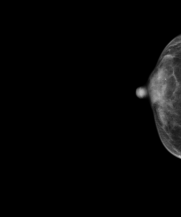
#> input picture CMMD/png_test_2/D1-0001_1-1.png, 181 x 217 px, given in place of D1-0003_1-1.png, which was not available
$ python image-augmentation-demo-with-albumentation.py
#> lines starting #> are read from the running program, lines starting #| are printed output that depends on the picture
#''Use case from https://www.kaggle.com/alexanderliao/image-augmentation-demo-with-albumentation/'''

"""
Created on Wed Mar  8 21:30:33 2023

@author: Omnia
"""
import cv2
from PIL import Image
import numpy as np
import math
import pandas as pd
from tqdm import tqdm
import matplotlib.pyplot as plt

data_path1 = r"D:\IAAA_CMMD\manifest-1616439774456\test_simpleStik\test_meta/"
data_path= r"D:\IAAA_CMMD\manifest-1616439774456/"
df = pd.read_csv(data_path1 + 'out_merg.csv')
#> (reads CMMD/out_merg.csv from the repository)

def preprocess_image(image_path, desired_size=512):
#> called with desired_size = 512
    im = Image.open(image_path).convert('RGB')
    im = im.resize((desired_size, )*2, resample=Image.LANCZOS)
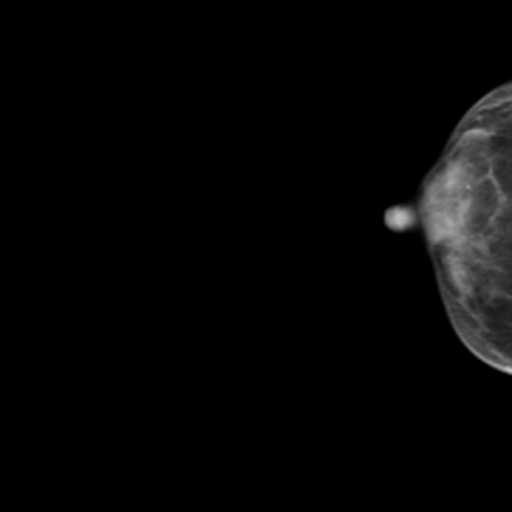
#> im: PIL image 512x512 RGB; min 0, max 192, mean 6.1
#     im = im.resize((desired_size, )*2)

    return im

# [9 lines left out: function get_pad_width, not called in this run]


N = df.shape[0]
x_test = np.empty((N, 512, 512, 3), dtype=np.uint8)

for i, image_id in enumerate(tqdm(df['Img_name'])):
    x_test[i, :, :, :] = preprocess_image(
        f'D:\IAAA_CMMD\manifest-1616439774456\png_test_2/{image_id}'
    )
#> pass 2 of the loop `for i, image_id in enumerate(tqdm(df['Img_name'])):`:
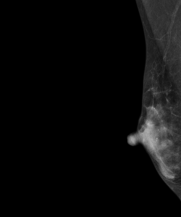
#> input picture CMMD/png_test_2/D1-0001_1-2.png, 181 x 217 px, given in place of D1-0003_1-2.png, which was not available
#> in preprocess_image (call 2), `im = im.resize((desired_size, )*2, resample=Image.LANCZOS)`:
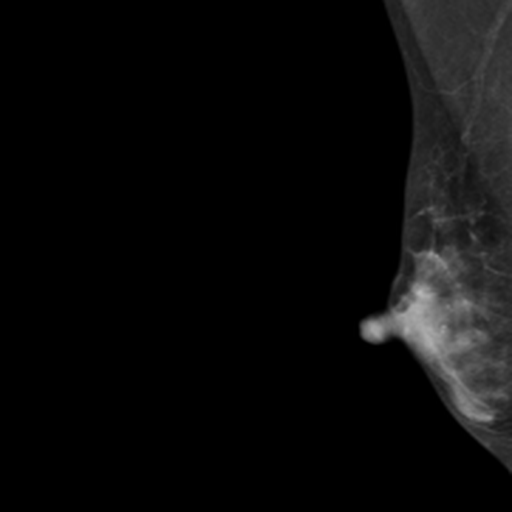
#> im: PIL image 512x512 RGB; min 0, max 184, mean 10.5
#> pass 3 of the loop `for i, image_id in enumerate(tqdm(df['Img_name'])):`:
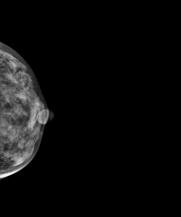
#> input picture CMMD/png_test_2/D1-0002_1-1.png, 181 x 217 px, found by its file name
#> in preprocess_image (call 3), `im = im.resize((desired_size, )*2, resample=Image.LANCZOS)`:
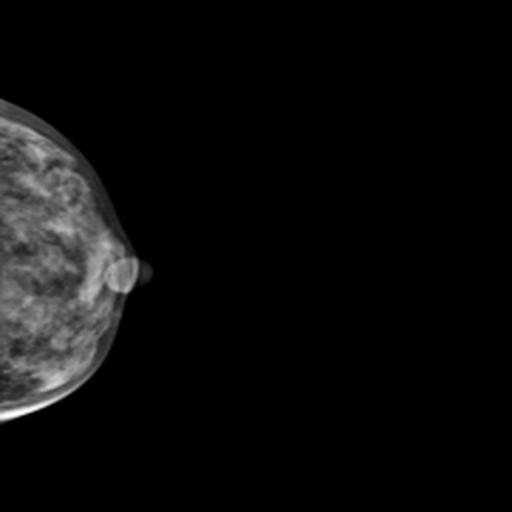
#> im: PIL image 512x512 RGB; min 0, max 255, mean 11.6
#> (the run stopped early here; a loop or call above may not have finished)
